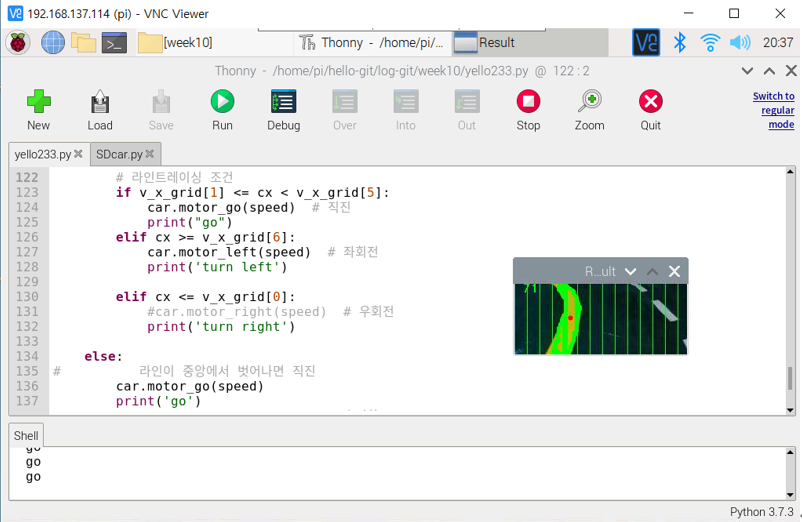
#> input picture week11/라인트레이싱 제어화면.PNG, 802 x 522 px, given in place of the camera
$ python white.py
#> lines starting #> are read from the running program, lines starting #| are printed output that depends on the picture; after the words box and inside, x2 and y2 are one past the last pixel; in counts of white or black regions, pixels touching at a corner belong together
### week11/SDcar.py
import threading
import time
import RPi.GPIO as GPIO
import numpy as np

class Drive:
    def __init__(self):
        self.enable_linetracing = True
        self.pins = {"SW1":5,"SW2":6,"SW3":13,"SW4":19,"PWMA":18,"AIN1":22,"AIN2":27,"PWMB":23,"BIN1":25,"BIN2":24}
        self.config_GPIO()
        self.L_Motor = GPIO.PWM(self.pins["PWMA"],500)
        self.L_Motor.start(0)
        self.R_Motor = GPIO.PWM(self.pins["PWMB"],500)
        self.R_Motor.start(0)

    def config_GPIO(self):
        GPIO.setwarnings(False)
        GPIO.setmode(GPIO.BCM)
        GPIO.setup(self.pins["SW1"],GPIO.IN,pull_up_down=GPIO.PUD_DOWN)
        GPIO.setup(self.pins["SW2"],GPIO.IN,pull_up_down=GPIO.PUD_DOWN)
        GPIO.setup(self.pins["SW3"],GPIO.IN,pull_up_down=GPIO.PUD_DOWN)
        GPIO.setup(self.pins["SW4"],GPIO.IN,pull_up_down=GPIO.PUD_DOWN)
        GPIO.setup(self.pins["PWMA"],GPIO.OUT)
        GPIO.setup(self.pins["AIN1"],GPIO.OUT)
        GPIO.setup(self.pins["AIN2"],GPIO.OUT)
        GPIO.setup(self.pins["PWMB"],GPIO.OUT)
        GPIO.setup(self.pins["BIN1"],GPIO.OUT)
        GPIO.setup(self.pins["BIN2"],GPIO.OUT)

    def clean_GPIO(self):
        GPIO.cleanup()

    # [39 lines left out: functions motor_go, motor_back, motor_left, motor_right, motor_stop, not called in this run]

# [5 lines that do not run on import are left out]

### week11/pratice/white.py
import cv2
import numpy as np
import SDcar

# 전역 변수 설정
moment = np.array([0, 0, 0])
v_x = 320
v_y = 240
v_x_grid = [int(v_x * i / 20) for i in range(1, 20)]  # 10등분된 수평선
epsilon = 1e-5  # Zero division 방지
enable_linetracing = False  # 라인트레이싱 활성화 변수

# 속도 정의 (car.motor_go, motor_left 등에서 사용)
speed = 30  # 적당한 속도 값을 설정

def detect_white_line(frame):
    """
    흰색 선을 탐지하는 함수. HSV 색 공간에서 흰색 범위를 설정하여 마스크 생성.
    """
    hsv = cv2.cvtColor(frame, cv2.COLOR_BGR2HSV)

    # 흰색 HSV 범위 설정
    lower_white = np.array([0, 0, 200])  # H, S, V의 최소값
    upper_white = np.array([180, 50, 255])  # H, S, V의 최대값

    # 흰색 영역 마스크 생성
    mask = cv2.inRange(hsv, lower_white, upper_white)
    return mask

# 그리드 표시 함수
def show_grid(img):
    h, _, _ = img.shape
    for x in v_x_grid:
        cv2.line(img, (x, 0), (x, h), (0, 255, 0), 1, cv2.LINE_4)  # 초록색 그리드

# 노란색 선 검출 및 모멘트 계산 함수
def detect_white_and_calculate_moment():
    print("라인트레이싱 동작 시작")
    global enable_linetracing  # 전역 변수 참조
    print(f"라인트레이싱 시작 전 enable_linetracing 상태: {enable_linetracing}")
    if enable_linetracing:
        print(f"라인트레이싱 활성화됨, enable_linetracing 상태: {enable_linetracing}")
    else:
        print(f"라인트레이싱 비활성화됨, enable_linetracing 상태: {enable_linetracing}")

    cap = cv2.VideoCapture(0)
    cap.set(cv2.CAP_PROP_FRAME_WIDTH, 320)
    cap.set(cv2.CAP_PROP_FRAME_HEIGHT, 240)

    try:
        while True:
            ret, frame = cap.read()
#> frame is the input picture: shape (522, 802, 3); mean B, G, R 233.3, 234.3, 232.7
            if not ret:
                print("카메라 프레임을 읽을 수 없습니다.")
                break

            frame = cv2.flip(frame, 0)
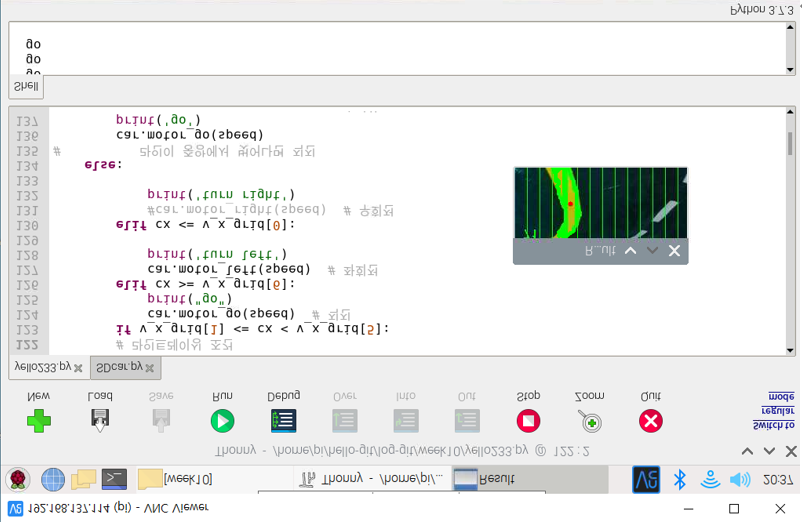
#> frame: shape (522, 802, 3); mean B, G, R 233.3, 234.3, 232.7
            frame = frame[180:,100 :-100]
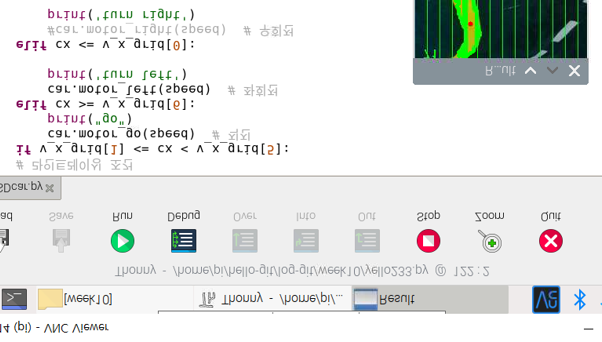
#> frame: shape (342, 602, 3); mean B, G, R 226.4, 227.9, 225.4

            # 그리드 표시
            show_grid(frame)
#> after the loop in show_grid, `for x in v_x_grid:`:
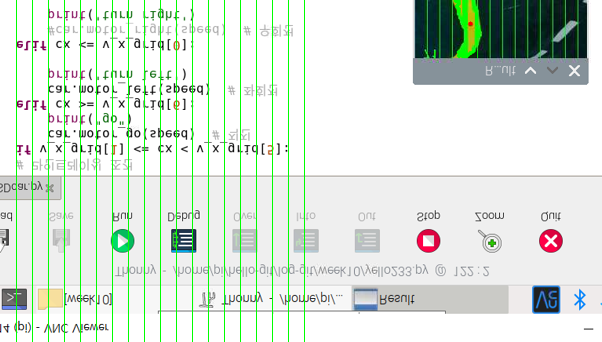
#> img: shape (342, 602, 3); mean B, G, R 219, 228.6, 218.1

            # 흰색 영역 추출
            mask = detect_white_line(frame)
#> in detect_white_line, `hsv = cv2.cvtColor(frame, cv2.COLOR_BGR2HSV)`: hsv: shape (342, 602, 3); mean H, S, V 14.5, 23.6, 230.7
#> in detect_white_line, `mask = cv2.inRange(hsv, lower_white, upper_white)`:
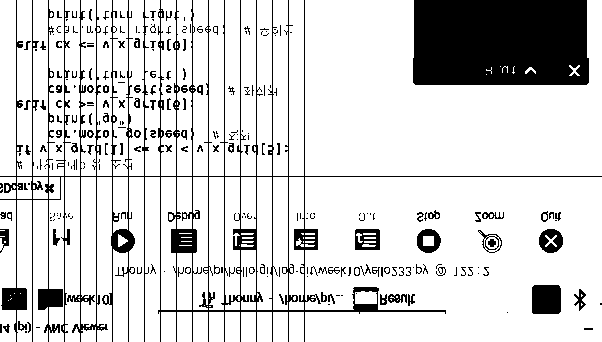
#> mask: shape (342, 602); 82.9% white; 258 black regions (154 under 20 px)
            contours, _ = cv2.findContours(mask, cv2.RETR_TREE, cv2.CHAIN_APPROX_SIMPLE)
#> contours = 643 contours, 438 with area under 20; largest, box (x1, y1, x2, y2) and area: (305, 177, 602, 342) 47164, (305, 0, 602, 176) 36936, (0, 0, 16, 176) 2625, (289, 0, 304, 176) 2443, (209, 0, 224, 176) 2426

            if len(contours) > 0:
                c = max(contours, key=cv2.contourArea)
#> c = contour of 79 points, box (x1, y1, x2, y2) (305, 177, 602, 342), area 47164
                m = cv2.moments(c)
#> m = moments, m00 47164.5, centre m10/m00, m01/m00 = (455.9, 258.1)

                # 모멘트 계산
                cx = int(m['m10'] / (m['m00'] + epsilon))  # cx 계산
#> cx = 455
                cy = int(m['m01'] / (m['m00'] + epsilon))  # cy 계산
#> cy = 258

                # 빨간색 모멘트 위치 표시
                cv2.circle(frame, (cx, cy), 3, (0, 0, 255), -1)  # 빨간색 점
#> frame: shape (342, 602, 3); 0.01% of pixels changed, all inside (x1, y1, x2, y2) = (452, 255, 459, 262)

                # 초록색 컨투어 표시
                cv2.drawContours(frame, contours, -1, (0, 255, 0), 3)  # 초록색 윤곽선 그리기
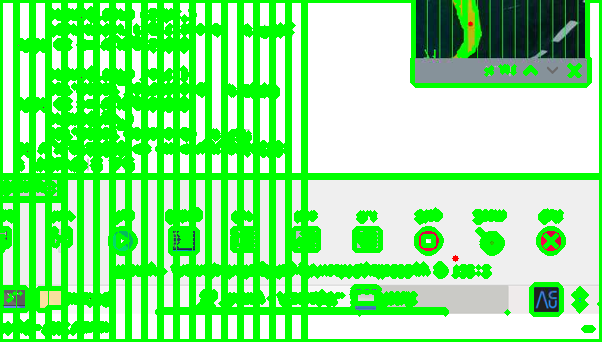
#> frame: shape (342, 602, 3); mean B, G, R 133.2, 238.8, 132.3

                # X좌표 출력
                cv2.putText(frame, str(cx), (10, 10), cv2.FONT_HERSHEY_DUPLEX, 0.5, (0, 255, 0))
#> frame: shape (342, 602, 3); 0.02% of pixels changed, all inside (x1, y1, x2, y2) = (12, 3, 40, 11)

                if enable_linetracing:
                    line_tracing(cx)  # 라인트레이싱 수행

            cv2.imshow('Result', frame)  # 화면에 결과 표시

            if cv2.waitKey(1) & 0xFF == ord('q'):
#> (key q is pressed here)
                break

    finally:
        cap.release()
        cv2.destroyAllWindows()

# 라인트레이싱 수행 함수
def line_tracing(cx):
    global moment
    global v_x
    tolerance = 0.1
    diff = 0

    if moment[0] != 0 and moment[1] != 0 and moment[2] != 0:
        avg_m = np.mean(moment)
        diff = np.abs(avg_m - cx) / v_x

    if diff <= tolerance:
        moment[0] = moment[1]
        moment[1] = moment[2]
        moment[2] = cx

        # 라인트레이싱 조건
        if v_x_grid[4] <= cx <= v_x_grid[5]:
            car.motor_go(speed)
            print("go")
        elif v_x_grid[0] <= cx <= v_x_grid[3]:
            car.motor_right(speed)
            print('turn right')
        elif v_x_grid[6] <= cx <= v_x_grid[9]:
            car.motor_left(speed)
            print('turn left')

    else:
        # 라인이 중앙에서 벗어나면 직진
        car.motor_go(speed)
        print('go')
        moment = [0, 0, 0]  # moment 초기화


if __name__ == '__main__':
    car = SDcar.Drive()  # 자동차 객체 생성
    #car.motor_go(50)
    print("SDcar 인스턴스 생성 완료")
    enable_linetracing=True
    detect_white_and_calculate_moment()  # 라인트레이싱 시작
